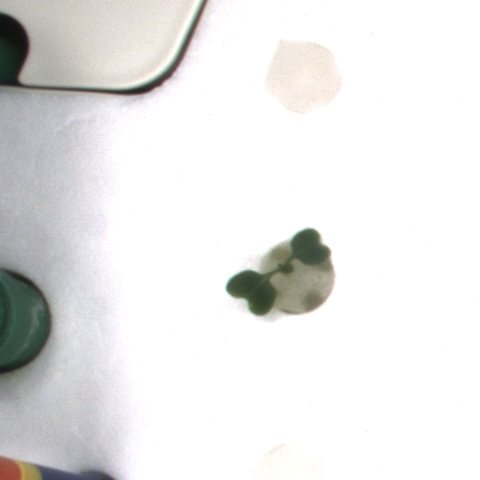
#> input picture multi_plant/rgb_00_00_001_00.png, 480 x 480 px, given in place of rgb_02_01_009_05.png, which was not available
$ python boundingBoxes.py
#> lines starting #> are read from the running program, lines starting #| are printed output that depends on the picture; after the words box and inside, x2 and y2 are one past the last pixel; in counts of white or black regions, pixels touching at a corner belong together; pictures that were not available may be replaced by others from this repository, and a replacement may not be noted
### main_code.py
# import the necessary packages
import numpy as np
import cv2
import random
import os

image_path = './multi_plant/rgb_02_01_009_05.png'

def random_color():
    rgbl=[255,0,0]
    random.shuffle(rgbl)
    return tuple(rgbl)

def main(p,test):
#> called with p = './multi_plant/rgb_02_01_009_05.png', test = True
    image = cv2.imread(p,cv2.IMREAD_COLOR)
#> image is the input picture: shape (480, 480, 3); mean B, G, R 230.7, 231.3, 231.5
    #gray = cv2.imread('./multi_plant/rgb_00_00_000_00.png',cv2.IMREAD_GRAYSCALE)
    height, width, channels = image.shape
#> height = 480; width = 480; channels = 3
    if test == True :
        cv2.imshow("Image", image)
        cv2.waitKey()

    # remove all colors except of particular shades of green
    hsv = cv2.cvtColor(image , cv2.COLOR_BGR2HSV)
#> hsv: shape (480, 480, 3); mean H, S, V 30, 6.6, 233.1
    lower_green = np.array([0, 0, 0],np.uint8)
    upper_green = np.array([179, 255, 165],np.uint8)
    mask = cv2.inRange(hsv, lower_green , upper_green)
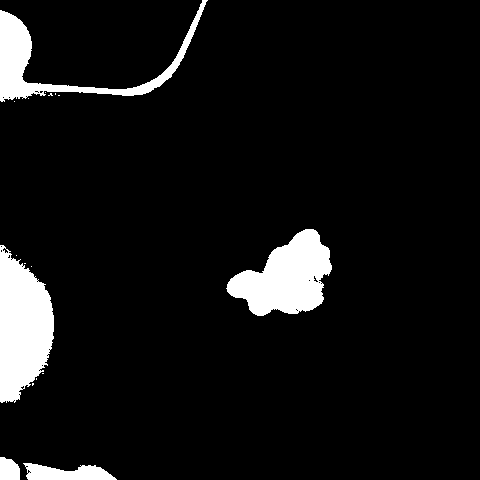
#> mask: shape (480, 480); 7.4% white; 17 white regions (12 under 20 px), largest, box (x1, y1, x2, y2) and area: (0, 245, 54, 403) 6092, (226, 229, 332, 316) 5457, (0, 0, 208, 102) 3933, (23, 463, 117, 480) 1072, (0, 457, 20, 480) 395
    if test == True :
        cv2.imshow("Image", mask)
        cv2.waitKey()

    # blur , optionally use opening if USEOPENING:
    # kernel = cv2.getStructuringElement(cv2.MORPH_RECT, (1,1))
    # mask = cv2.morphologyEx(mask , cv2.MORPH_OPEN , kernel)
    mask = cv2.medianBlur(mask , 3)
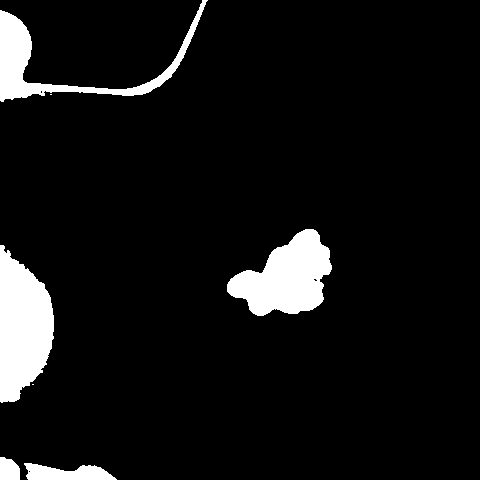
#> mask: shape (480, 480); 7.4% white; 7 white regions (2 under 20 px)

    ret,thresh = cv2.threshold(mask,127,255,0)
    contours, hierarchy = cv2.findContours(thresh,cv2.RETR_TREE,cv2.CHAIN_APPROX_SIMPLE)
#> contours = 10 contours, 5 with area under 20; largest, box (x1, y1, x2, y2) and area: (0, 245, 54, 403) 5920, (227, 229, 332, 316) 5328, (0, 0, 208, 102) 3630, (24, 463, 117, 480) 975, (0, 457, 20, 480) 357

    closest=1000
    for c in contours :
        if cv2.contourArea(c)>1000:
            M = cv2.moments(c)
            cX = int(M["m10"] / M["m00"])
            cY = int(M["m01"] / M["m00"])
            dist=abs(width/2-cX)+abs(height/2-cY)
            if closest > dist:
                closest=dist
                cnt=c
#> this loop made 10 passes
#> (cX, cY, dist, closest) on passes 5 to 6: (21, 326, 305, 305), (286, 277, 83, 83)
#> (cX, cY, dist) on pass 9: (57, 63, 360)
#> after the loop, closest = 83; cnt = contour of 166 points, box (x1, y1, x2, y2) (227, 229, 332, 316), area 5328


    mask = cv2.drawContours(np.zeros((height ,width ,3), np.uint8 ), [cnt], 0, (255,255,255), cv2.FILLED)
#> mask: shape (480, 480, 3); 2.4% white; 1 white region, box (x1, y1, x2, y2) and area: (227, 229, 332, 316) 5476
    mask = cv2.cvtColor(mask ,cv2.COLOR_BGR2GRAY)
    if test == True :
        cv2.imshow("Image", mask)
        cv2.waitKey()
    segmented = cv2.bitwise_and(image , image , mask=mask)
    if test == True :
        cv2.imshow("seg", segmented)
        cv2.waitKey()

    hsv = cv2.cvtColor(segmented , cv2.COLOR_BGR2HSV)
#> hsv: shape (480, 480, 3); mean H, S, V 0.9, 1.3, 2.7
    lower_brown = np.array([38, 31, 33],np.uint8)
    upper_brown = np.array([86, 255, 134],np.uint8)
    mask_seg = cv2.inRange(hsv, lower_brown , upper_brown)
#> mask_seg: shape (480, 480); 1.1% white; 1 white region, box (x1, y1, x2, y2) and area: (227, 229, 328, 315) 2517
    kernel22 = cv2.getStructuringElement(cv2.MORPH_RECT, (1,1))
    mask_seg = cv2.morphologyEx(mask_seg, cv2.MORPH_OPEN , kernel22)
    if test == True :
        cv2.imshow("Mask Seg", mask_seg)
        cv2.waitKey()

    # perform a series of erosions and dilations
    mask_seg = cv2.erode(mask_seg, None, iterations = 1)
#> mask_seg: shape (480, 480); 0.91% white; 4 white regions (1 under 20 px), largest, box (x1, y1, x2, y2) and area: (228, 272, 274, 313) 1155, (288, 231, 327, 266) 838, (275, 261, 291, 272) 96
    mask_seg = cv2.dilate(mask_seg, None, iterations = 3)
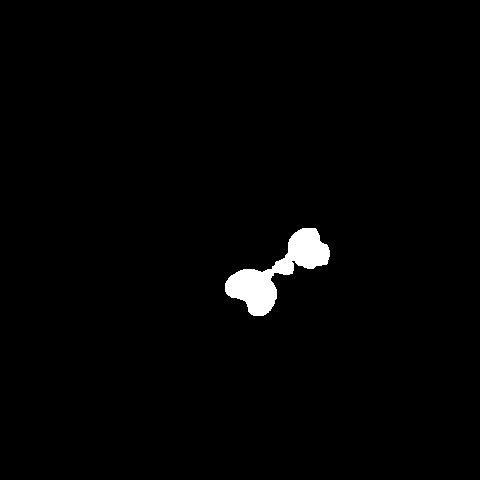
#> mask_seg: shape (480, 480); 1.5% white; 1 white region
    if test == True :
        cv2.imshow("Mask  Closed", mask_seg)
        cv2.waitKey()


    ret2,thresh2 = cv2.threshold(mask_seg,127,255,0)
    contours2, hierarchy2 = cv2.findContours(thresh2,cv2.RETR_TREE,cv2.CHAIN_APPROX_SIMPLE)
#> contours2 = 1 contour; box (x1, y1, x2, y2) and area: (225, 228, 330, 316) 3190

    c2 = sorted(contours2, key = cv2.contourArea, reverse = True)[0]
#> c2 = contour of 158 points, box (x1, y1, x2, y2) (225, 228, 330, 316), area 3190
    # cv2.drawContours(image, [c2], 0, (0,0,0), 3)
    # cv2.imshow("Show end ",image)
    M = cv2.moments(c2)
#> M = moments, m00 3190.5, centre m10/m00, m01/m00 = (276.8, 271.6)
    cX = int(M["m10"] / M["m00"])
#> cX = 276
    cY = int(M["m01"] / M["m00"])
#> cY = 271

    # draw the contour and center of the shape on the image

    last=c2[-1:][0][0]
#> last = [315, 228]
    if test == True : print(last)
#| [315 228]
    colorUP=random_color()
    colorDOWN=random_color()
    l=list()
    for cor in c2:
        a=(cor,abs(cor[0][1]-cX)+abs(cor[0][1]-cY))
        l.append((a))
#> this loop made 158 passes
#> a on passes 1 to 3: ([[302, 228]], 91), ([[301, 229]], 89), ([[300, 229]], 89)
#> after the loop, l = 158 items, first 6: ([[302, 228]], 91), ([[301, 229]], 89), ([[300, 229]], 89), ([[299, 230]], 87), ([[298, 230]], 87), ([[296, 232]], 83)
    ten=0;
    for e in l:
        last_len=abs(last[0]-cX)+abs(last[1]-cY)
        if e[1]-last_len < 0 :
            cv2.circle(image, (e[0][0][0],e[0][0][1]), 3, colorDOWN, -1)
        else:
            cv2.circle(image, (e[0][0][0],e[0][0][1]), 3, colorUP, -1)
        last=(e[0][0][0],e[0][0][1])
#> this loop made 158 passes
#> (e, last_len) on passes 1 to 3: (([[302, 228]], 91), 82), (([[301, 229]], 89), 69), (([[300, 229]], 89), 67)
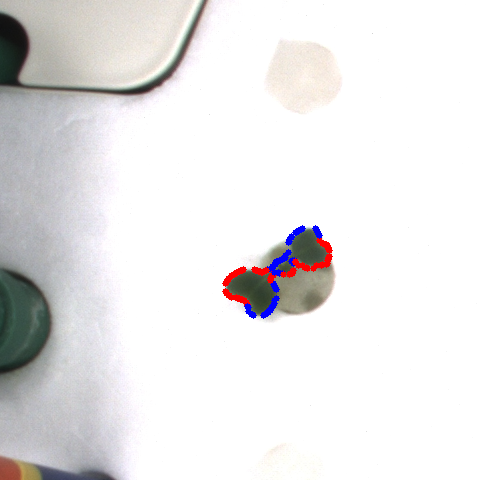
#> image: shape (480, 480, 3); 0.81% of pixels changed, all inside (x1, y1, x2, y2) = (222, 225, 333, 319)
        # [14 lines of commented-out code are left out]

    x,y,w,h = cv2.boundingRect(cnt)
#> x = 227; y = 229; w = 105; h = 87
    cv2.rectangle(image,(x,y),(x+w,y+h),(0,255,0),2)
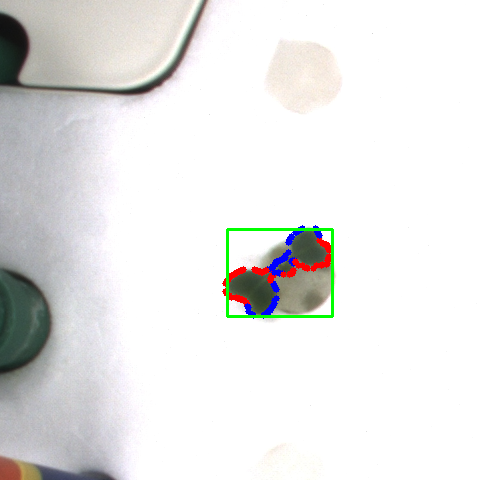
#> image: shape (480, 480, 3); 0.5% of pixels changed, all inside (x1, y1, x2, y2) = (226, 228, 334, 318)
    if test == True :
        cv2.imshow("Show",image)
        cv2.waitKey()
    if test == True :
        cv2.destroyAllWindows()

    return mask_seg


main(image_path, True)

### boundingBoxes.py
import glob
import numpy as np
import cv2
import os
from main_code import main

pathToRead = './multi_plant'
pathToWrite = './'
directoryName = 'my_bounding_boxes'
directory = os.path.dirname(pathToWrite+directoryName)

def bounding_boxes(p):
    mask = main(p,False)
#> call 2 of main, with p = './multi_plant/rgb_00_00_001_00.png', test = False
#> the loop in main (call 2), `for c in contours :` made 10 passes
#> after the loop in main (call 2), `for c in contours :`: closest = 83
#> in main (call 2), `kernel22 = cv2.getStructuringElement(cv2.MORPH_RECT, (1,1))`: kernel22 = [1]
#> in main (call 2), `cX = int(M["m10"] / M["m00"])`: cX = 276
#> in main (call 2), `cY = int(M["m01"] / M["m00"])`: cY = 271
#> in main (call 2), `last=c2[-1:][0][0]`: last = [315, 228]
#> the loop in main (call 2), `for cor in c2:` made 158 passes
#> the loop in main (call 2), `for e in l:` made 158 passes
#> after the loop in main (call 2), `for e in l:`:
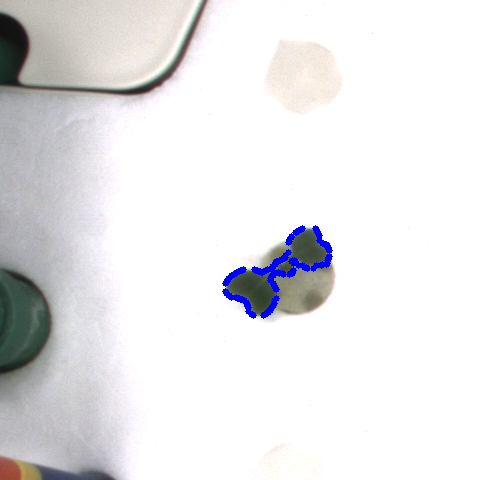
#> image: shape (480, 480, 3); 0.81% of pixels changed, all inside (x1, y1, x2, y2) = (222, 225, 333, 319)
    image = cv2.imread(p,cv2.IMREAD_COLOR)
    x,y,w,h = cv2.boundingRect(mask)
#> x = 225; y = 228; w = 105; h = 88
    cv2.rectangle(image,(x,y),(x+w,y+h),(0,255,0),2)
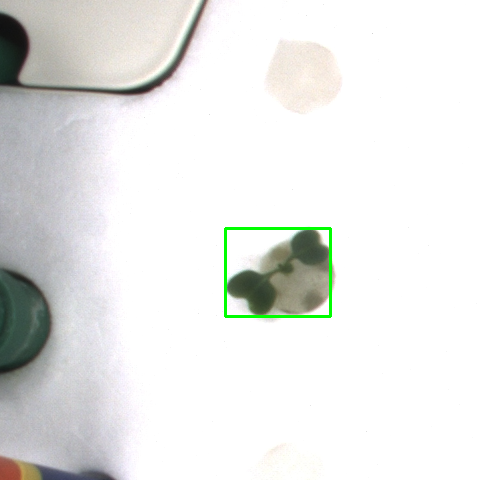
#> image: shape (480, 480, 3); mean B, G, R 229.5, 231.4, 230.3
    return image

def save_image(name, image):
    name = os.path.basename(name)
    cv2.imwrite(pathToWrite+directoryName+'/'+name, image)

files = [f for f in glob.glob(pathToRead + "**/*.png", recursive=True)]
if not os.path.exists(directory):
    os.makedirs(directory)
i=0
try :
    for f in files:
        image = bounding_boxes(f)
        save_image(f, image)
        print(i/9)
        i+=1
        k = cv2.waitKey(5) & 0xFF
#> (key Esc is pressed here)
        if k == 27:
            break
except Exception as e:
        print(e)
        print(f)

$ run again, on multi_plant/rgb_00_00_008_01.png
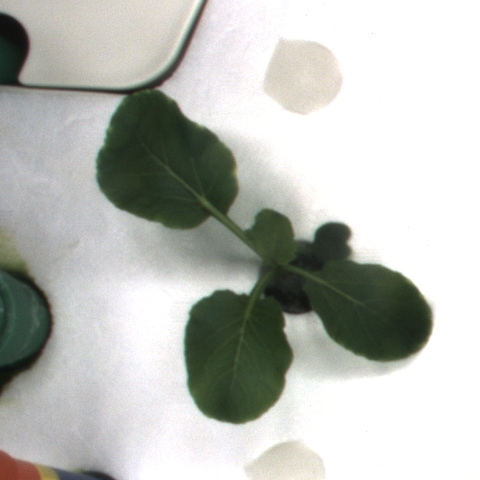
#> input picture multi_plant/rgb_00_00_008_01.png, 480 x 480 px, given in place of rgb_02_01_009_05.png, which was not available
#> in main, image is the input picture: shape (480, 480, 3); mean B, G, R 182.9, 188.2, 186.1
#> in main, `mask = cv2.medianBlur(mask , 3)`:
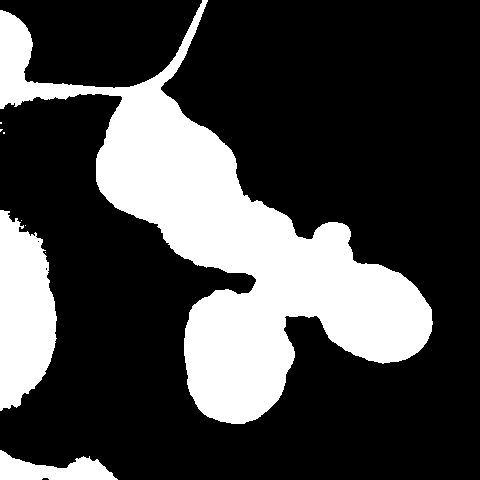
#> mask: shape (480, 480); 26.9% white; 9 white regions (6 under 20 px)
#> contours = 11 contours, 8 with area under 20; largest, box (x1, y1, x2, y2) and area: (0, 0, 433, 424) 50666, (0, 210, 57, 411) 8244, (0, 450, 118, 480) 1875
#> the loop in main, `for c in contours :` made 11 passes
#> (cX, cY, dist, closest) on passes 1, 5, 11: (52, 469, 417, 417), (23, 312, 289, 289), (231, 244, 13, 13)
#> after the loop in main, `for c in contours :`: closest = 13; cnt = contour of 880 points, box (x1, y1, x2, y2) (0, 0, 433, 424), area 50666
#> contours2 = 3 contours; box (x1, y1, x2, y2) and area: (95, 76, 432, 425) 42909, (0, 38, 18, 84) 598, (304, 256, 321, 269) 122
#> c2 = contour of 692 points, box (x1, y1, x2, y2) (95, 76, 432, 425), area 42909
#> M = moments, m00 42909, centre m10/m00, m01/m00 = (247.9, 262.2)
#> in main, `cX = int(M["m10"] / M["m00"])`: cX = 247
#> in main, `cY = int(M["m01"] / M["m00"])`: cY = 262
#> in main, `last=c2[-1:][0][0]`: last = [157, 76]
#| [157  76]
#> the loop in main, `for cor in c2:` made 692 passes
#> a on passes 1 to 3: ([[151, 76]], 357), ([[150, 77]], 355), ([[150, 78]], 353)
#> after the loop in main, `for cor in c2:`: l = 692 items, first 6: ([[151, 76]], 357), ([[150, 77]], 355), ([[150, 78]], 353), ([[149, 79]], 351), ([[146, 79]], 351), ([[145, 80]], 349)
#> the loop in main, `for e in l:` made 692 passes
#> (e, last_len) on passes 1 to 3: (([[151, 76]], 357), 276), (([[150, 77]], 355), 282), (([[150, 78]], 353), 282)
#> in main, `x,y,w,h = cv2.boundingRect(cnt)`: x = 0; w = 433; h = 424
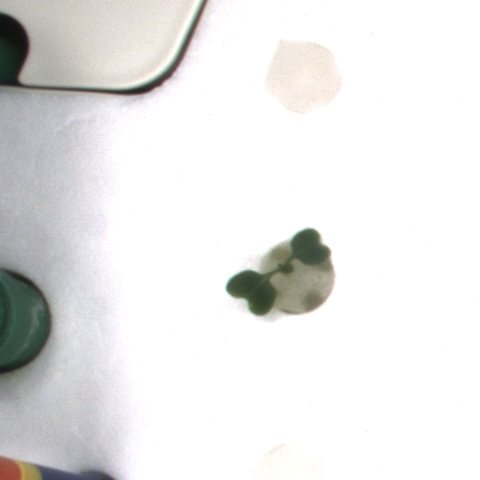
#> input picture multi_plant/rgb_00_00_001_00.png, 480 x 480 px
#> in main, image is the input picture: shape (480, 480, 3); mean B, G, R 230.7, 231.3, 231.5
#> contours = 10 contours, 5 with area under 20; largest, box (x1, y1, x2, y2) and area: (0, 245, 54, 403) 5920, (227, 229, 332, 316) 5328, (0, 0, 208, 102) 3630, (24, 463, 117, 480) 975, (0, 457, 20, 480) 357
#> the loop in main (call 2), `for c in contours :` made 10 passes
#> (cX, cY, dist, closest) on passes 5 to 6: (21, 326, 305, 305), (286, 277, 83, 83)
#> after the loop in main (call 2), `for c in contours :`: closest = 83; cnt = contour of 166 points, box (x1, y1, x2, y2) (227, 229, 332, 316), area 5328
#> kernel22 = [1]
#> contours2 = 1 contour; box (x1, y1, x2, y2) and area: (225, 228, 330, 316) 3190
#> c2 = contour of 158 points, box (x1, y1, x2, y2) (225, 228, 330, 316), area 3190
#> M = moments, m00 3190.5, centre m10/m00, m01/m00 = (276.8, 271.6)
#> in main (call 2), `cX = int(M["m10"] / M["m00"])`: cX = 276
#> in main (call 2), `cY = int(M["m01"] / M["m00"])`: cY = 271
#> in main (call 2), `last=c2[-1:][0][0]`: last = [315, 228]
#> the loop in main (call 2), `for cor in c2:` made 158 passes
#> a on passes 1 to 3: ([[302, 228]], 91), ([[301, 229]], 89), ([[300, 229]], 89)
#> after the loop in main (call 2), `for cor in c2:`: l = 158 items, first 6: ([[302, 228]], 91), ([[301, 229]], 89), ([[300, 229]], 89), ([[299, 230]], 87), ([[298, 230]], 87), ([[296, 232]], 83)
#> the loop in main (call 2), `for e in l:` made 158 passes
#> (e, last_len) on passes 1 to 3: (([[302, 228]], 91), 82), (([[301, 229]], 89), 69), (([[300, 229]], 89), 67)
#> in main (call 2), `x,y,w,h = cv2.boundingRect(cnt)`: x = 227; y = 229; w = 105; h = 87
#> in bounding_boxes, `x,y,w,h = cv2.boundingRect(mask)`: x = 225; y = 228; w = 105; h = 88

$ run again, on multi_plant/rgb_00_01_000_02.png
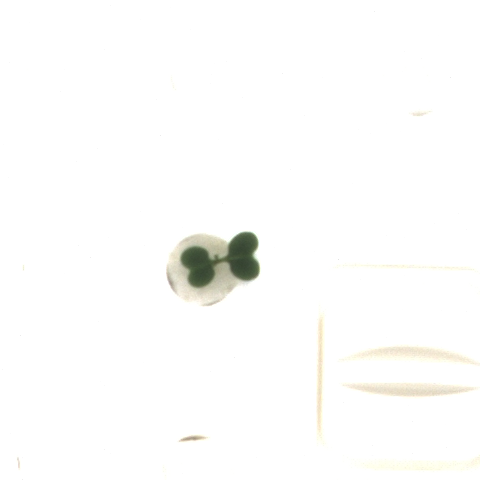
#> input picture multi_plant/rgb_00_01_000_02.png, 480 x 480 px, given in place of rgb_02_01_009_05.png, which was not available
#> in main, image is the input picture: shape (480, 480, 3); mean B, G, R 251.3, 252.4, 252.4
#> in main, `mask = cv2.inRange(hsv, lower_green , upper_green)`:
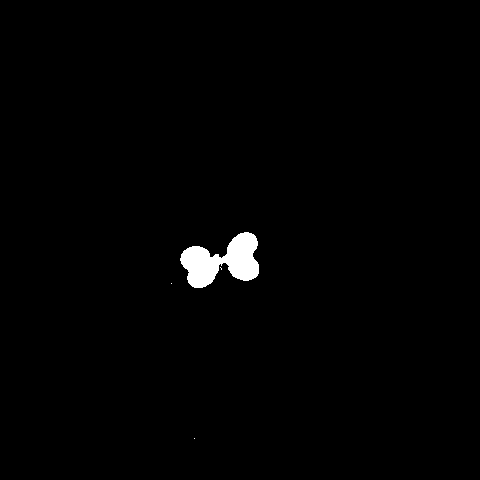
#> mask: shape (480, 480); 1.1% white; 4 white regions (3 under 20 px), largest, box (x1, y1, x2, y2) and area: (180, 232, 259, 288) 2499
#> contours = 1 contour; box (x1, y1, x2, y2) and area: (180, 232, 259, 288) 2382
#> the loop in main, `for c in contours :` made 1 pass
#> (cX, cY, dist, closest) on pass 1: (221, 260, 39, 39)
#> after the loop in main, `for c in contours :`: closest = 39; cnt = contour of 130 points, box (x1, y1, x2, y2) (180, 232, 259, 288), area 2382
#> contours2 = 1 contour; box (x1, y1, x2, y2) and area: (179, 231, 260, 288) 2671
#> c2 = contour of 98 points, box (x1, y1, x2, y2) (179, 231, 260, 288), area 2671
#> M = moments, m00 2671, centre m10/m00, m01/m00 = (222.2, 260.3)
#> in main, `cX = int(M["m10"] / M["m00"])`: cX = 222
#> in main, `last=c2[-1:][0][0]`: last = [252, 231]
#| [252 231]
#> the loop in main, `for cor in c2:` made 98 passes
#> a on passes 1 to 8: ([[239, 231]], 38), ([[237, 233]], 38), ([[235, 233]], 38), ([[229, 239]], 38), ([[229, 240]], 38), ([[227, 242]], 38), ([[227, 248]], 38), ([[226, 249]], 38)
#> after the loop in main, `for cor in c2:`: l = 98 items, first 6: ([[239, 231]], 38), ([[237, 233]], 38), ([[235, 233]], 38), ([[229, 239]], 38), ([[229, 240]], 38), ([[227, 242]], 38)
#> the loop in main, `for e in l:` made 98 passes
#> (e, last_len) on passes 1 to 8: (([[239, 231]], 38), 59), (([[237, 233]], 38), 46), (([[235, 233]], 38), 42), (([[229, 239]], 38), 40), (([[229, 240]], 38), 28), (([[227, 242]], 38), 27), (([[227, 248]], 38), 23), (([[226, 249]], 38), 17)
#> in main, `x,y,w,h = cv2.boundingRect(cnt)`: x = 180; y = 232; w = 79; h = 56
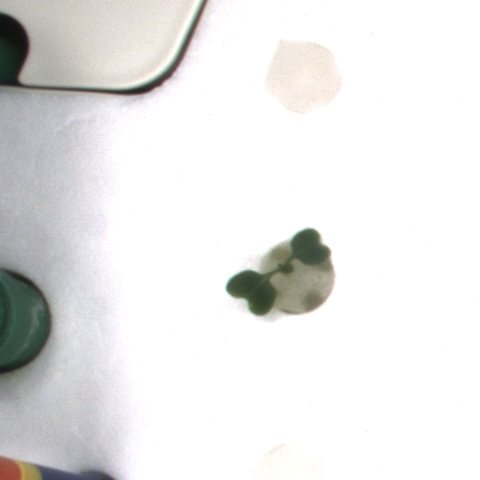
#> input picture multi_plant/rgb_00_00_001_00.png, 480 x 480 px
#> in main, image is the input picture: shape (480, 480, 3); mean B, G, R 230.7, 231.3, 231.5
#> contours = 10 contours, 5 with area under 20; largest, box (x1, y1, x2, y2) and area: (0, 245, 54, 403) 5920, (227, 229, 332, 316) 5328, (0, 0, 208, 102) 3630, (24, 463, 117, 480) 975, (0, 457, 20, 480) 357
#> the loop in main (call 2), `for c in contours :` made 10 passes
#> (cX, cY, dist, closest) on passes 5 to 6: (21, 326, 305, 305), (286, 277, 83, 83)
#> after the loop in main (call 2), `for c in contours :`: closest = 83; cnt = contour of 166 points, box (x1, y1, x2, y2) (227, 229, 332, 316), area 5328
#> kernel22 = [1]
#> contours2 = 1 contour; box (x1, y1, x2, y2) and area: (225, 228, 330, 316) 3190
#> c2 = contour of 158 points, box (x1, y1, x2, y2) (225, 228, 330, 316), area 3190
#> M = moments, m00 3190.5, centre m10/m00, m01/m00 = (276.8, 271.6)
#> in main (call 2), `cX = int(M["m10"] / M["m00"])`: cX = 276
#> in main (call 2), `cY = int(M["m01"] / M["m00"])`: cY = 271
#> in main (call 2), `last=c2[-1:][0][0]`: last = [315, 228]
#> the loop in main (call 2), `for cor in c2:` made 158 passes
#> a on passes 1 to 3: ([[302, 228]], 91), ([[301, 229]], 89), ([[300, 229]], 89)
#> after the loop in main (call 2), `for cor in c2:`: l = 158 items, first 6: ([[302, 228]], 91), ([[301, 229]], 89), ([[300, 229]], 89), ([[299, 230]], 87), ([[298, 230]], 87), ([[296, 232]], 83)
#> the loop in main (call 2), `for e in l:` made 158 passes
#> (e, last_len) on passes 1 to 3: (([[302, 228]], 91), 82), (([[301, 229]], 89), 69), (([[300, 229]], 89), 67)
#> in main (call 2), `x,y,w,h = cv2.boundingRect(cnt)`: x = 227; y = 229; w = 105; h = 87
#> in bounding_boxes, `x,y,w,h = cv2.boundingRect(mask)`: x = 225; y = 228; w = 105; h = 88
